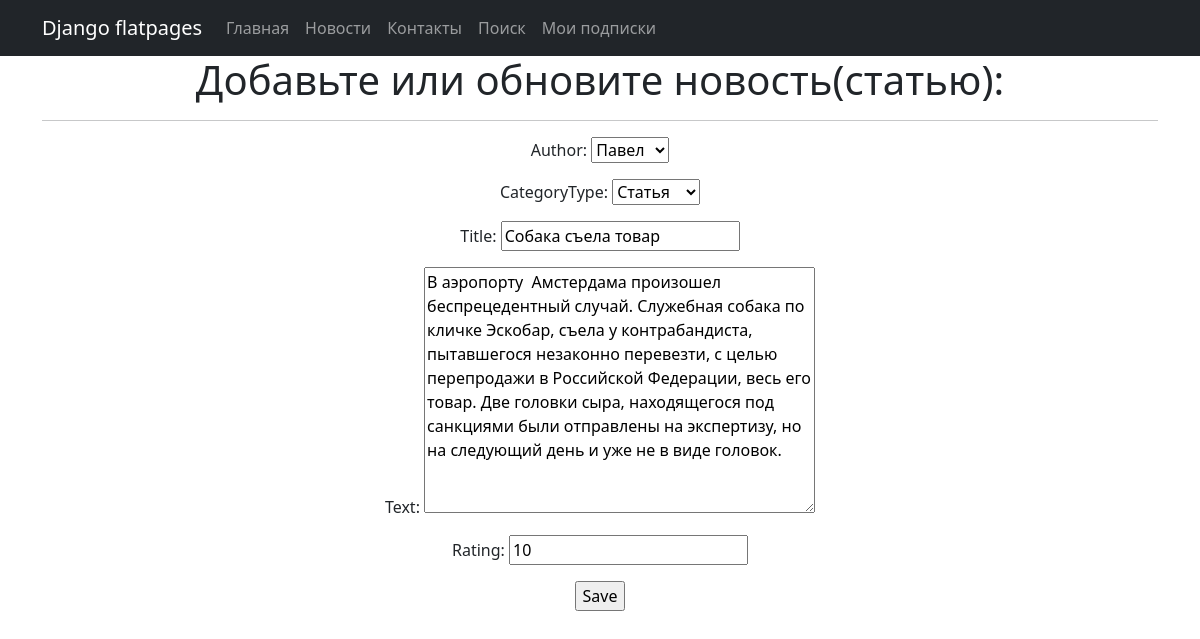
/news/2/update/ (signed in), run on the app's committed database.
### news/models.py (models this page shows, shortened)
class Post(models.Model):
    author = models.ForeignKey(Author, on_delete=models.CASCADE)
    NEWS = 'NW'
    ARTICLE = 'AR'
    CATEGORY_CHOICES = (
        (NEWS, 'Новость'),
        (ARTICLE, 'Статья')
    )
    categoryType = models.CharField(max_length=2, choices=CATEGORY_CHOICES, default=ARTICLE)
    dateCreation = models.DateTimeField(auto_now_add=True)
    postCategory = models.ManyToManyField(Category, through='PostCategory')
    title = models.CharField(max_length=128)
    text = models.TextField()
    rating = models.SmallIntegerField(default=0)

### news/views.py (the view)
# urls.py: path('<int:pk>/update/', PostUpdate.as_view(), name='post_update'),
class PostUpdate(PermissionRequiredMixin, UpdateView):
    permission_required = ('news.post_update',)
    form_class = PostForm
    model = Post
    template_name = 'post_edit.html'

### news/forms.py
class PostForm(forms.ModelForm):
    class Meta:
        model = Post
        fields = [
            'author',
            'categoryType',
            'title',
            'text',
            'rating']

### news/models.py (called while the page is built)
    def __str__(self):
        return self.authorUser.username

### templates/post_edit.html (shortened to what this page needs)
{% extends 'flatpages/default.html' %}
{% block content %}
<h1>Добавьте или обновите новость(статью):</h1>
<hr>
<form action="" method="post">
    {{ form.as_p }}
    <input type="submit" value="Save" />
</form>
{% endblock content %}

### data on the page
Post: author "Павел", categoryType "Статья", title "Собака съела товар", text "В аэропорту Амстердама произошел беспрецедентный случай. Служебная собака по кличке Эскобар, съела у контрабандиста, пытавшегося незаконно перевезти, с целью перепродажи в Российской Федерации, весь его товар. Две головки сыра, находящегося под санкциями были отправлены на экспертизу, но на следующий день и уже не в виде головок.", rating "10"
